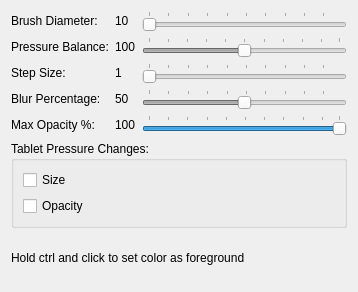
<?xml version="1.0" encoding="UTF-8"?>
<ui version="4.0">
 <class>BrushOptionsWidget</class>
 <widget class="QWidget" name="BrushOptionsWidget">
  <property name="geometry">
   <rect>
    <x>0</x>
    <y>0</y>
    <width>358</width>
    <height>292</height>
   </rect>
  </property>
  <property name="windowTitle">
   <string>Form</string>
  </property>
  <layout class="QVBoxLayout">
   <item>
    <layout class="QGridLayout">
     <item row="0" column="0">
      <widget class="QLabel" name="label">
       <property name="text">
        <string>Brush Diameter:</string>
       </property>
      </widget>
     </item>
     <item row="0" column="1">
      <widget class="QLabel" name="brushdiameterdisplay">
       <property name="text">
        <string>10</string>
       </property>
      </widget>
     </item>
     <item row="0" column="2">
      <widget class="QSlider" name="brushdiameter">
       <property name="minimum">
        <number>1</number>
       </property>
       <property name="singleStep">
        <number>2</number>
       </property>
       <property name="orientation">
        <enum>Qt::Horizontal</enum>
       </property>
       <property name="tickPosition">
        <enum>QSlider::TicksAbove</enum>
       </property>
      </widget>
     </item>
     <item row="1" column="0">
      <widget class="QLabel" name="label_2">
       <property name="text">
        <string>Pressure Balance:</string>
       </property>
      </widget>
     </item>
     <item row="1" column="1">
      <widget class="QLabel" name="pressurebalancedisplay">
       <property name="text">
        <string>100</string>
       </property>
      </widget>
     </item>
     <item row="1" column="2">
      <widget class="QSlider" name="pressurebalance">
       <property name="enabled">
        <bool>false</bool>
       </property>
       <property name="minimum">
        <number>1</number>
       </property>
       <property name="maximum">
        <number>200</number>
       </property>
       <property name="value">
        <number>100</number>
       </property>
       <property name="orientation">
        <enum>Qt::Horizontal</enum>
       </property>
       <property name="tickPosition">
        <enum>QSlider::TicksAbove</enum>
       </property>
       <property name="tickInterval">
        <number>20</number>
       </property>
      </widget>
     </item>
     <item row="2" column="0">
      <widget class="QLabel" name="label_3">
       <property name="text">
        <string>Step Size:</string>
       </property>
      </widget>
     </item>
     <item row="2" column="1">
      <widget class="QLabel" name="stepsizedisplay">
       <property name="text">
        <string>1</string>
       </property>
      </widget>
     </item>
     <item row="2" column="2">
      <widget class="QSlider" name="stepsize">
       <property name="minimum">
        <number>1</number>
       </property>
       <property name="orientation">
        <enum>Qt::Horizontal</enum>
       </property>
       <property name="tickPosition">
        <enum>QSlider::TicksAbove</enum>
       </property>
      </widget>
     </item>
     <item row="3" column="0">
      <widget class="QLabel" name="label_4">
       <property name="text">
        <string>Blur Percentage:</string>
       </property>
      </widget>
     </item>
     <item row="3" column="1">
      <widget class="QLabel" name="blurdisplay">
       <property name="text">
        <string>50</string>
       </property>
      </widget>
     </item>
     <item row="3" column="2">
      <widget class="QSlider" name="blurslider">
       <property name="enabled">
        <bool>false</bool>
       </property>
       <property name="minimum">
        <number>1</number>
       </property>
       <property name="maximum">
        <number>99</number>
       </property>
       <property name="value">
        <number>50</number>
       </property>
       <property name="orientation">
        <enum>Qt::Horizontal</enum>
       </property>
       <property name="tickPosition">
        <enum>QSlider::TicksAbove</enum>
       </property>
      </widget>
     </item>
     <item row="4" column="0">
      <widget class="QLabel" name="label_6">
       <property name="text">
        <string>Max Opacity %:</string>
       </property>
      </widget>
     </item>
     <item row="4" column="1">
      <widget class="QLabel" name="opacity_display">
       <property name="text">
        <string>100</string>
       </property>
      </widget>
     </item>
     <item row="4" column="2">
      <widget class="QSlider" name="opacity_slider">
       <property name="minimum">
        <number>1</number>
       </property>
       <property name="maximum">
        <number>100</number>
       </property>
       <property name="value">
        <number>100</number>
       </property>
       <property name="orientation">
        <enum>Qt::Horizontal</enum>
       </property>
       <property name="tickPosition">
        <enum>QSlider::TicksAbove</enum>
       </property>
      </widget>
     </item>
    </layout>
   </item>
   <item>
    <widget class="QGroupBox" name="groupBox">
     <property name="title">
      <string>Tablet Pressure Changes:</string>
     </property>
     <layout class="QVBoxLayout" name="verticalLayout">
      <item>
       <widget class="QCheckBox" name="pressure_size_box">
        <property name="text">
         <string>Size</string>
        </property>
        <property name="checked">
         <bool>false</bool>
        </property>
       </widget>
      </item>
      <item>
       <widget class="QCheckBox" name="pressure_opacity_box">
        <property name="text">
         <string>Opacity</string>
        </property>
       </widget>
      </item>
     </layout>
    </widget>
   </item>
   <item>
    <widget class="QLabel" name="label_5">
     <property name="text">
      <string>Hold ctrl and click to set color as foreground</string>
     </property>
    </widget>
   </item>
  </layout>
 </widget>
 <resources/>
 <connections>
  <connection>
   <sender>brushdiameter</sender>
   <signal>valueChanged(int)</signal>
   <receiver>brushdiameterdisplay</receiver>
   <slot>setNum(int)</slot>
   <hints>
    <hint type="sourcelabel">
     <x>274</x>
     <y>21</y>
    </hint>
    <hint type="destinationlabel">
     <x>175</x>
     <y>21</y>
    </hint>
   </hints>
  </connection>
  <connection>
   <sender>stepsize</sender>
   <signal>valueChanged(int)</signal>
   <receiver>stepsizedisplay</receiver>
   <slot>setNum(int)</slot>
   <hints>
    <hint type="sourcelabel">
     <x>274</x>
     <y>85</y>
    </hint>
    <hint type="destinationlabel">
     <x>175</x>
     <y>85</y>
    </hint>
   </hints>
  </connection>
  <connection>
   <sender>opacity_slider</sender>
   <signal>valueChanged(int)</signal>
   <receiver>opacity_display</receiver>
   <slot>setNum(int)</slot>
   <hints>
    <hint type="sourcelabel">
     <x>277</x>
     <y>150</y>
    </hint>
    <hint type="destinationlabel">
     <x>176</x>
     <y>150</y>
    </hint>
   </hints>
  </connection>
 </connections>
</ui>
